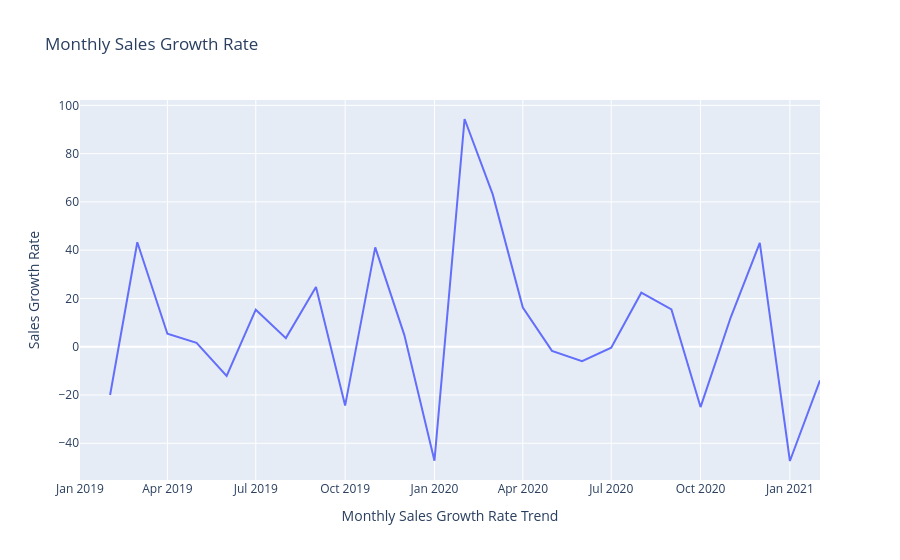

Notebook source saved alongside this figure:
### Code cell
fig = px.line(data_frame=sales_growth_rate, x='MONTH', y='GROWTH_RATE',
              labels = {'MONTH' : 'Monthly Sales Growth Rate Trend',
                        'GROWTH_RATE' : 'Sales Growth Rate'},
              title='Monthly Sales Growth Rate')
fig.show()

### Figure 1 — Plotly figure (JSON) as saved in the notebook; plotly's stock layout.template omitted (floating-point values rounded to 4 significant figures)
{"data": [{"hovertemplate": "Monthly Sales Growth Rate Trend=%{x}<br>Sales Growth Rate=%{y}<extra></extra>", "legendgroup": "", "line": {"color": "#636efa", "dash": "solid"}, "marker": {"symbol": "circle"}, "mode": "lines", "name": "", "orientation": "v", "showlegend": false, "type": "scatter", "x": ["2019-01", "2019-02", "2019-03", "2019-04", "2019-05", "2019-06", "2019-07", "2019-08", "2019-09", "2019-10", "2019-11", "2019-12", "2020-01", "2020-02", "2020-03", "2020-04", "2020-05", "2020-06", "2020-07", "2020-08", "2020-09", "2020-10", "2020-11", "2020-12", "2021-01", "2021-02"], "xaxis": "x", "y": [NaN, -20.0, 43.3, 5.395, 1.621, -12.1, 15.35, 3.564, 24.72, -24.39, 41.17, 4.832, -47.22, 94.34, 63.1, 16.23, -1.718, -6.012, -0.386, 22.37, 15.42, -25.0, 12.1, 43.02, -47.35, -13.96], "yaxis": "y"}], "layout": {"legend": {"tracegroupgap": 0}, "title": {"text": "Monthly Sales Growth Rate"}, "xaxis": {"anchor": "y", "domain": [0, 1], "title": {"text": "Monthly Sales Growth Rate Trend"}}, "yaxis": {"anchor": "x", "domain": [0, 1], "title": {"text": "Sales Growth Rate"}}}}
